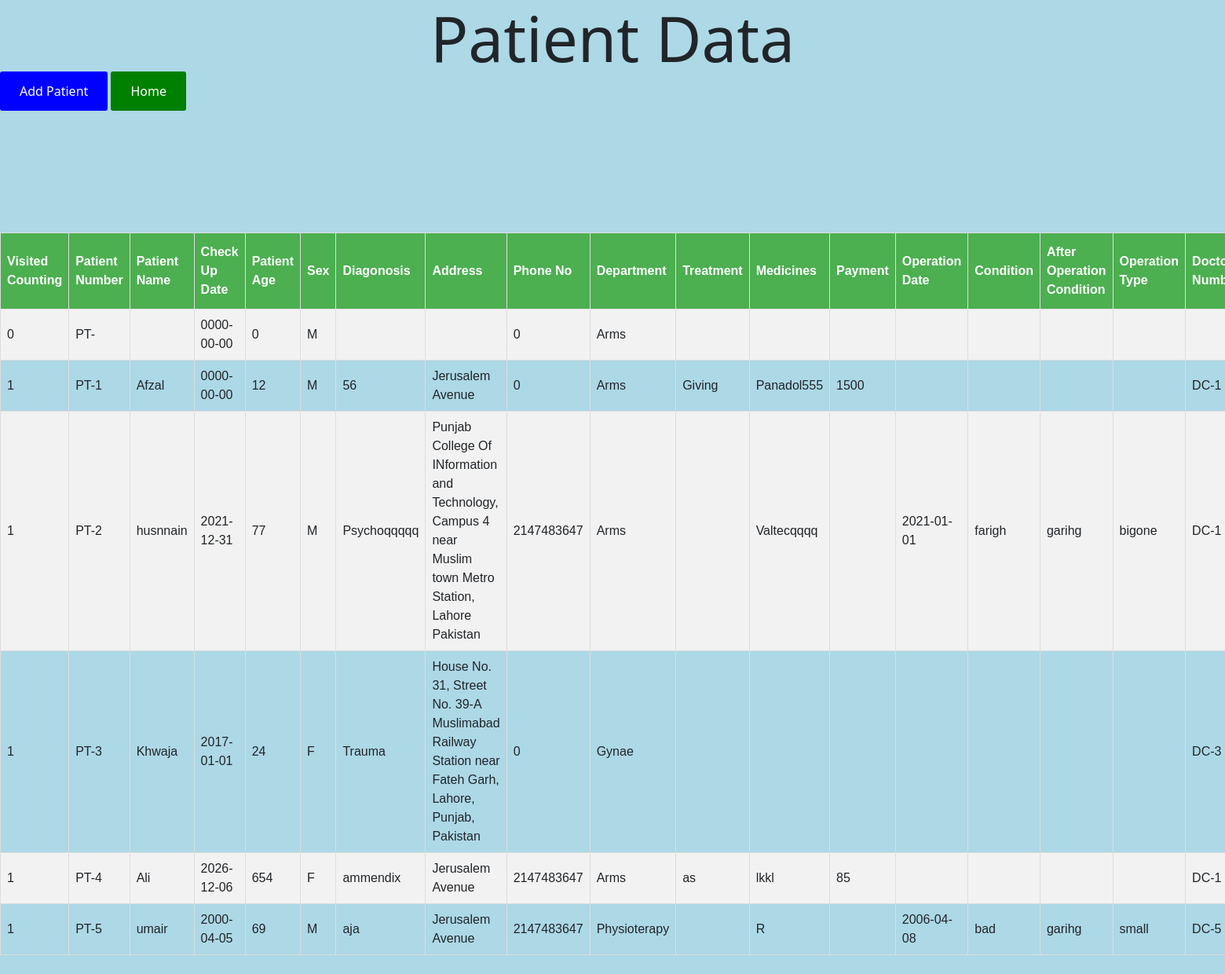
/showpatients.php, run on the app's committed database.
### tables this page shows
CREATE TABLE `pat_entry` (
  `pat_no` varchar(255) NOT NULL,
  `pat_name` varchar(255) DEFAULT NULL,
  `chkup_dt` date DEFAULT NULL,
  `pt_age` int(255) DEFAULT NULL,
  `sex` varchar(1) DEFAULT NULL,
  `diagonosis` varchar(255) DEFAULT NULL,
  `rfd` varchar(255) DEFAULT NULL,
  `address` varchar(255) DEFAULT NULL,
  `city` varchar(255) DEFAULT NULL,
  `ph_no` int(255) DEFAULT NULL,
  `department` varchar(255) DEFAULT NULL
);

### showpatients.php (the view, shortened to what this page needs)
<?php
$con=mysqli_connect("localhost","root","");
$query= "SELECT COUNT(pat_chkup.pat_no) as visited_times,pat_entry.pat_no,pat_entry.pat_name,pat_entry.chkup_dt,pat_entry.pt_age,pat_entry.sex,pat_entry.diagonosis,pat_entry.address,pat_entry.ph_no,pat_entry.department,COALESCE(pat_reg.treatment,pat_admit.trmt_sdt) as treatment,COALESCE(pat_reg.medicines,pat_opr.medicines) as medicines,pat_reg.pamyt,pat_opr.date_opr,COALESCE(pat_opr.in_cond,pat_admit.cond_on) as condtion,pat_opr.afop_cond,pat_opr.ty_operation,COALESCE(pat_opr.doc_no,pat_reg.doc_no,pat_chkup.doc_no) as doc_no,pat_admit.adv_pymt,pat_chkup.status,pat_admit.admtd_on,pat_admit.invstgtn_dn,pat_admit.attdnt_nm,pat_admit.room_no FROM pat_entry left JOIN pat_reg ON pat_entry.pat_no=pat_reg.pat_no left JOIN pat_opr ON pat_entry.pat_no=pat_opr.pat_no left JOIN pat_admit ON pat_entry.pat_no=pat_admit.pat_no LEFT JOIN pat_chkup ON pat_entry.pat_no=pat_chkup.pat_no GROUP BY pat_chkup.pat_no";
$qeuryrun=mysqli_query($con,$query);
?>
<!DOCTYPE html>
<html>
<head>
	<link href="https://cdn.jsdelivr.net/npm/bootstrap@5.0.1/dist/css/bootstrap.min.css" rel="stylesheet">
</head>
<body style="background-color: lightblue; ">
	<h2 class="display-1" align="center">Patient Data</h2>
	<a href="patiententry.php" class="add">Add Patient</a>
	<a href="home.php" class="add" style="background-color: green;">Home</a>
	<br><br>
<table id="customers">
	<tr>
		<th>Visited Counting</th><th>Patient Number
	</th>
	<th>Patient Name</th>
	<th>Check Up Date</th>
	<th>Patient Age</th>
	<th>Sex</th>
	<th>Diagonosis</th>
	<th>Address</th>
	<th>Phone No</th>
	<th>Department</th>
	<th>Treatment</th>
	<th>Medicines</th>
	<th>Payment</th>
	<th>Operation Date</th>
	<th>Condition</th>
	<th>After Operation Condition</th>
	<th>Operation Type</th>
	<th>Doctor Number</th>
</tr>
<?php
while ($res= mysqli_fetch_array($qeuryrun)) {
	$a=$res['visited_times'];
	?>
	<tr>
		<td><?php echo round(sqrt($a)) ; ?></td>
		<td><?php echo $res['pat_no'];?></td>
		<td><?php echo $res['pat_name'];?></td>
		<td><?php echo $res['chkup_dt']; ?></td>
		<td><?php echo $res['pt_age']; ?></td>
		<td><?php echo $res['sex']; ?></td>
		<td><?php echo $res['diagonosis']; ?></td>
		<td><?php echo $res['address']; ?></td>
		<td><?php echo $res['ph_no']; ?></td>
		<td><?php echo $res['department']; ?></td>
		<td><?php echo $res['treatment']; ?></td>
		<td><?php echo $res['medicines']; ?></td>
		<td><?php echo $res['pamyt']; ?></td>
		<td><?php echo $res['date_opr']; ?></td>
		<td><?php echo $res['condtion']; ?></td>
		<td><?php echo $res['afop_cond']; ?></td>
		<td><?php echo $res['ty_operation']; ?></td>
		<td><?php echo $res['doc_no']; ?></td>
	</tr><br>
	<?php
}
?></table>
<br>
</body>
</html>

### showpatients.php (style rules this page uses)
#customers { font-family: Arial, Helvetica, sans-serif; border-collapse: collapse; width: 100%; }
#customers td, #customers th { border: 1px solid #ddd; padding: 8px; }
#customers tr:nth-child(even) { background-color: #f2f2f2; }
#customers th { padding-top: 12px; padding-bottom: 12px; text-align: left; background-color: #4CAF50; color: white; }
.add { background-color: blue; color: white; text-decoration: none; text-align: center; padding: 14px 25px; border-radius: 3px; }

### data on the page
pat_entry: a "0", pat_no "PT-", chkup_dt "0000-00-00", pt_age "0", sex "M", ph_no "0", department "Arms"
pat_entry: a "1", pat_no "PT-1", pat_name "Afzal", chkup_dt "0000-00-00", pt_age "12", sex "M", diagonosis "56", address "Jerusalem Avenue", ph_no "0", department "Arms", treatment "Giving", medicines "Panadol555", pamyt "1500", doc_no "DC-1"
pat_entry: a "1", pat_no "PT-2", pat_name "husnnain", chkup_dt "2021-12-31", pt_age "77", sex "M", diagonosis "Psychoqqqqq", address "Punjab College Of INformation and Technology, Campus 4 near Muslim town Metro Station, Lahore Pakistan", ph_no "2147483647", department "Arms", medicines "Valtecqqqq", date_opr "2021-01-01", condtion "farigh", afop_cond "garihg", ty_operation "bigone", doc_no "DC-1"
pat_entry: a "1", pat_no "PT-3", pat_name "Khwaja", chkup_dt "2017-01-01", pt_age "24", sex "F", diagonosis "Trauma", address "House No. 31, Street No. 39-A Muslimabad Railway Station near Fateh Garh, Lahore, Punjab, Pakistan", ph_no "0", department "Gynae", doc_no "DC-3"
pat_entry: a "1", pat_no "PT-4", pat_name "Ali", chkup_dt "2026-12-06", pt_age "654", sex "F", diagonosis "ammendix", address "Jerusalem Avenue", ph_no "2147483647", department "Arms", treatment "as", medicines "lkkl", pamyt "85", doc_no "DC-1"
pat_entry: a "1", pat_no "PT-5", pat_name "umair", chkup_dt "2000-04-05", pt_age "69", sex "M", diagonosis "aja", address "Jerusalem Avenue", ph_no "2147483647", department "Physioterapy", medicines "R", date_opr "2006-04-08", condtion "bad", afop_cond "garihg", ty_operation "small", doc_no "DC-5"
